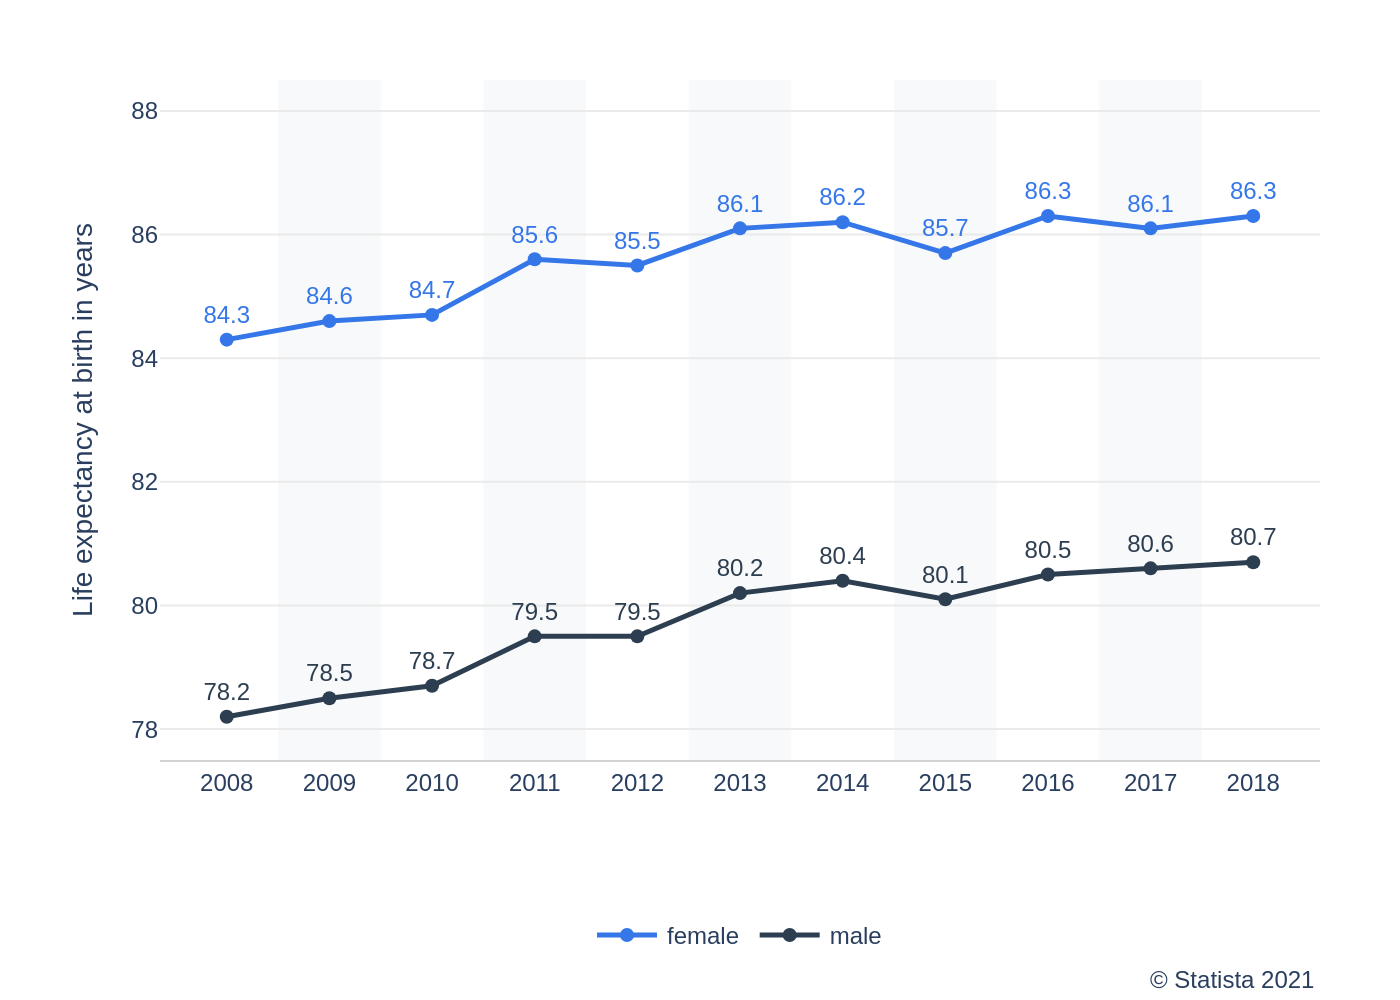

Reproduce this figure in Python.
import sys
import json
import plotly.graph_objects as go

if len(sys.argv) != 2:
    print("Usage: python script.py <path_to_json_file>")
    sys.exit(1)

json_path = sys.argv[1]

try:
    with open(json_path, 'r', encoding='utf-8') as f:
        chart_info = json.load(f)
except FileNotFoundError:
    print(f"Error: JSON file not found at {json_path}")
    sys.exit(1)
except json.JSONDecodeError:
    print(f"Error: Could not decode JSON from {json_path}")
    sys.exit(1)

chart_data = chart_info['chart_data']
texts = chart_info['texts']
colors = chart_info['colors']
categories = chart_data['categories']

fig = go.Figure()

for i, series in enumerate(chart_data['series']):
    color = colors[i]
    fig.add_trace(go.Scatter(
        x=categories,
        y=series['y'],
        name=series['name'],
        mode='lines+markers+text',
        line=dict(color=color, width=2.5),
        marker=dict(color=color, size=7),
        text=series['y'],
        textposition='top center',
        textfont=dict(
            family="Arial",
            size=12,
            color=color
        ),
        hoverinfo='skip'
    ))

# Add alternating background vertical rectangles
for year in range(categories[0] + 1, categories[-1] + 1, 2):
     fig.add_vrect(x0=year - 0.5, x1=year + 0.5, fillcolor="#F8F9FA", layer="below", line_width=0)


fig.update_layout(
    font=dict(family="Arial", size=12),
    plot_bgcolor='white',
    paper_bgcolor='white',
    margin=dict(l=80, r=40, t=40, b=120),
    xaxis=dict(
        tickmode='array',
        tickvals=categories,
        ticktext=[str(c) for c in categories],
        showgrid=False,
        showline=True,
        linewidth=1,
        linecolor='lightgrey'
    ),
    yaxis=dict(
        title=texts['y_axis_title'],
        range=[77.5, 88.5],
        showgrid=True,
        gridcolor='#EAEAEA',
        gridwidth=1,
        zeroline=False
    ),
    legend=dict(
        orientation="h",
        yanchor="bottom",
        y=-0.3,
        xanchor="center",
        x=0.5
    ),
    annotations=[
        dict(
            xref='paper',
            yref='paper',
            x=1,
            y=-0.35,
            text=texts['source'],
            showarrow=False,
            xanchor='right',
            yanchor='bottom',
            font=dict(size=12)
        )
    ]
)

# Derive output filename from input JSON path
base_name = json_path.split('/')[-1].split('.')[0]
output_filename = f"{base_name}.png"

fig.write_image(output_filename, scale=2)
print(f"Chart saved to {output_filename}")
